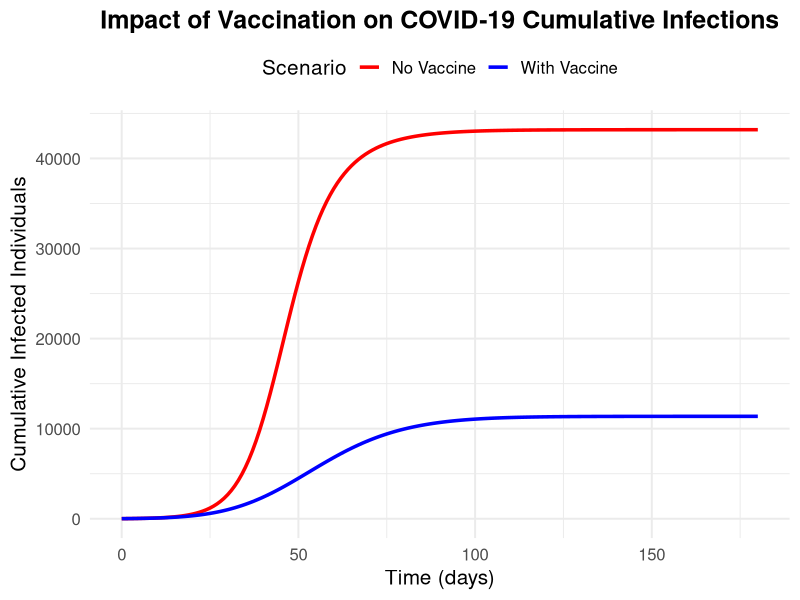
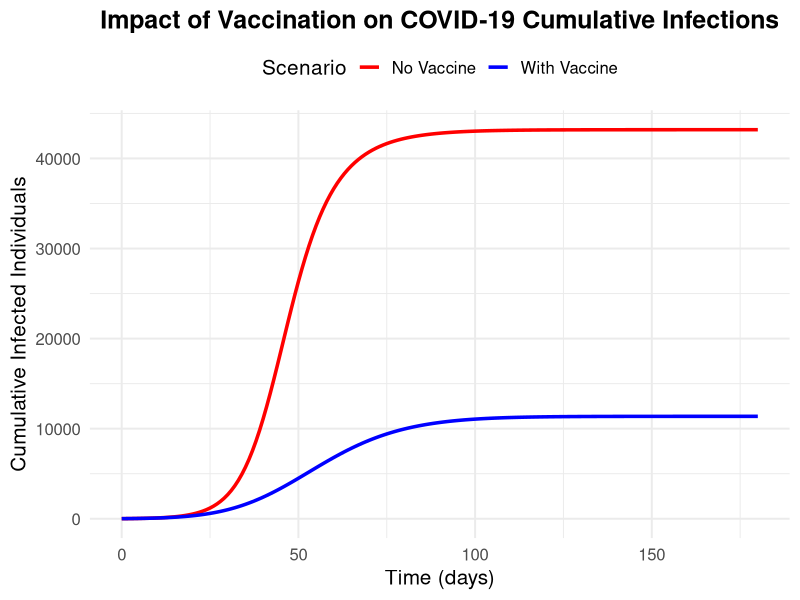
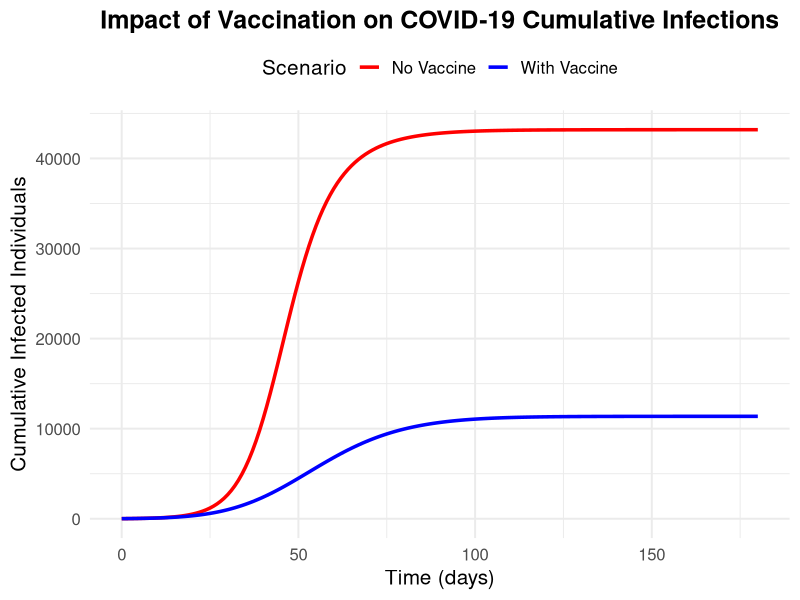

R code for these plots, in order:
library(deSolve)
library(ggplot2)

# Defining our SIRV model
sirv_model <- function(time, state, parameters) {
  with(as.list(c(state, parameters)), {
    dS <- -beta * S * I / N - v * S
    dI <- beta * S * I / N - gamma * I
    dR <- gamma * I
    dV <- v * S
    list(c(dS, dI, dR, dV))
  })
}

# Population and Initial Conditions
N <- 50000
state <- c(S = N - 10, I = 10, R = 0, V = 0)
times <- seq(0, 180, by = 1)

# Parameters
params_no_vaccine <- c(beta = 0.3, gamma = 0.13, v = 0)
params_with_vaccine <- c(beta = 0.3, gamma = 0.13, v = 0.01)

# Solve differential equations
out_no_vaccine <- as.data.frame(ode(y = state, times = times, func = sirv_model, parms = params_no_vaccine))
out_no_vaccine$Scenario <- "No Vaccine"

out_with_vaccine <- as.data.frame(ode(y = state, times = times, func = sirv_model, parms = params_with_vaccine))
out_with_vaccine$Scenario <- "With Vaccine"

# Combine datasets
out_combined <- rbind(out_no_vaccine, out_with_vaccine)

# Calculate cumulative infected (I + R)
out_combined$cumulative_infected <- out_combined$I + out_combined$R

out_with_vaccine <- subset.data.frame(out_combined,Scenario=="With Vaccine")

# Save CSV file for the scenario with vaccination (for LTVLM model)
write.csv(out_with_vaccine[, c("time", "cumulative_infected")], "sirv_cumulative_infected.csv", row.names = FALSE)

# Enhanced Plot
ggplot(out_combined, aes(x = time, y = cumulative_infected, color = Scenario)) +
  geom_line(size = 1.2) +
  labs(title = "Impact of Vaccination on COVID-19 Cumulative Infections",
       x = "Time (days)",
       y = "Cumulative Infected Individuals") +
  theme_minimal(base_size = 15) +
  scale_color_manual(values = c("red", "blue")) +
  theme(legend.position = "top",
        plot.title = element_text(hjust = 0.5, face = "bold"))

ggsave("sirv_vaccination_impact.pdf")
ggsave("sirv_vaccination_impact.png")
